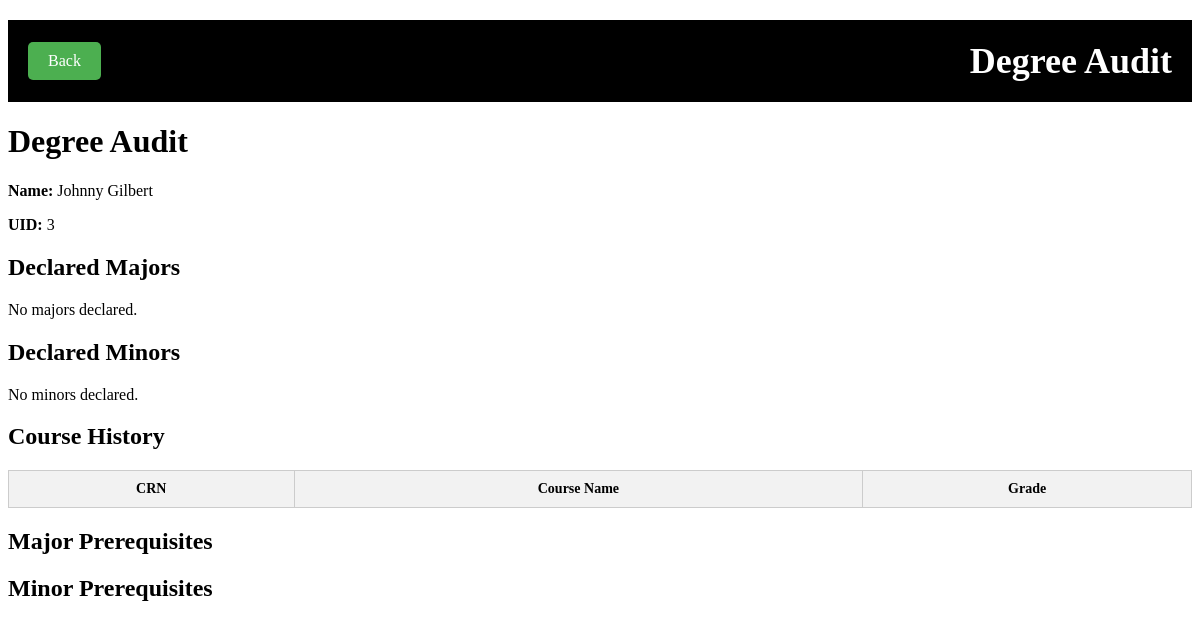
The app's page /Systemsproject/DegreeAudit1.php (signed in) with its own data.
### tables this page shows
CREATE TABLE `user` (
  `UID` int(11) NOT NULL,
  `FirstName` varchar(100) DEFAULT NULL,
  `LastName` varchar(100) DEFAULT NULL,
  `Gender` varchar(2) DEFAULT NULL,
  `DOB` date DEFAULT NULL,
  `Street` varchar(100) DEFAULT NULL,
  `City` varchar(100) DEFAULT NULL,
  `State` varchar(100) DEFAULT NULL,
  `ZipCode` varchar(100) DEFAULT NULL
);

### Systemsproject/DegreeAudit1.php (the view, shortened to what this page needs)
<?php
@include 'config1.php';
$uid = $_SESSION['UID'];
$queryUserInfo = "SELECT FirstName, LastName, UID FROM user WHERE UID = '$uid'";
$resultUserInfo = mysqli_query($conn, $queryUserInfo);
if ($resultUserInfo && mysqli_num_rows($resultUserInfo) > 0) {
    $user = mysqli_fetch_assoc($resultUserInfo);
} else {
    echo "User not found.";
    exit;
}
$majors = [];
$minors = [];
?>
<!DOCTYPE html>
<html lang="en">
<head>
</head>
<body>
    <div class="header">
        <a href="javascript:history.back()" class="back-button">Back</a>
        <h1>Degree Audit</h1>
    </div>
    <h1>Degree Audit</h1>
    <p><strong>Name:</strong> <?php echo htmlspecialchars($user['FirstName']) . ' ' . htmlspecialchars($user['LastName']); ?></p>
    <p><strong>UID:</strong> <?php echo htmlspecialchars($user['UID']); ?></p>
    <h2>Declared Majors</h2>
    <?php if (!empty($majors)): ?>
        <ul>
            <?php foreach ($majors as $major): ?>
                <li><?php echo htmlspecialchars($major['MajorName']); ?></li>
            <?php endforeach; ?>
        </ul>
    <?php else: ?>
        <p>No majors declared.</p>
    <?php endif; ?>
    <h2>Declared Minors</h2>
    <?php if (!empty($minors)): ?>
        <ul>
            <?php foreach ($minors as $minor): ?>
                <li><?php echo htmlspecialchars($minor['MinorName']); ?></li>
            <?php endforeach; ?>
        </ul>
    <?php else: ?>
        <p>No minors declared.</p>
    <?php endif; ?>
    <h2>Course History</h2>
    <table border="1">
        <thead>
            <tr>
                <th>CRN</th>
                <th>Course Name</th>
                <th>Grade</th>
            </tr>
        </thead>
    </table>
    <h2>Major Prerequisites</h2>
    <h2>Minor Prerequisites</h2>
</body>
</html>

### Systemsproject/DegreeAudit1.php (style rules this page uses)
.header { background: #000; color: #fff; padding: 20px; background-color: #000; text-align: left; margin-top: 20px; display: flex; justify-content: space-between; align-items: center; }
.header h1 { font-size: 36px; margin: 0; }
table { width: 100%; max-width: 100%; border-collapse: collapse; table-layout: auto; }
th, td { border: 1px solid #000; padding: 15px; text-align: left; font-size: 14px; word-wrap: break-word; }
th { background-color: #f2f2f2; }
td, th { padding: 10px; border: 1px solid #ccc; text-align: center; }
.back-button { padding: 10px 20px; background-color: #4CAF50; color: white; text-decoration: none; border-radius: 5px; font-size: 16px; }

### records on screen
user: FirstName "Johnny", LastName "Gilbert", UID "3"
